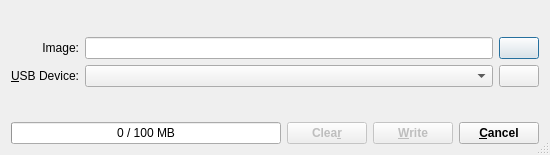
<?xml version="1.0" encoding="UTF-8"?>
<ui version="4.0">
 <class>MainDialog</class>
 <widget class="QDialog" name="MainDialog">
  <property name="geometry">
   <rect>
    <x>0</x>
    <y>0</y>
    <width>550</width>
    <height>155</height>
   </rect>
  </property>
  <property name="sizePolicy">
   <sizepolicy hsizetype="Preferred" vsizetype="Preferred">
    <horstretch>0</horstretch>
    <verstretch>0</verstretch>
   </sizepolicy>
  </property>
  <property name="minimumSize">
   <size>
    <width>0</width>
    <height>0</height>
   </size>
  </property>
  <property name="maximumSize">
   <size>
    <width>16777215</width>
    <height>16777215</height>
   </size>
  </property>
  <property name="acceptDrops">
   <bool>true</bool>
  </property>
  <property name="windowTitle">
   <string notr="true">ROSA Image Writer</string>
  </property>
  <property name="windowIcon">
   <iconset resource="RosaImageWriter.qrc">
    <normaloff>:/res/icon-rosa.svg</normaloff>:/res/icon-rosa.svg</iconset>
  </property>
  <property name="sizeGripEnabled">
   <bool>true</bool>
  </property>
  <layout class="QVBoxLayout" name="mainVerticalLayout">
   <property name="sizeConstraint">
    <enum>QLayout::SetDefaultConstraint</enum>
   </property>
   <item>
    <layout class="QHBoxLayout" name="titleHorizontalLayout">
     <property name="sizeConstraint">
      <enum>QLayout::SetDefaultConstraint</enum>
     </property>
     <item>
      <widget class="QLabel" name="logo">
       <property name="sizePolicy">
        <sizepolicy hsizetype="Preferred" vsizetype="Fixed">
         <horstretch>0</horstretch>
         <verstretch>0</verstretch>
        </sizepolicy>
       </property>
       <property name="text">
        <string/>
       </property>
       <property name="pixmap">
        <pixmap resource="RosaImageWriter.qrc">:/res/logo-rosa.png</pixmap>
       </property>
       <property name="margin">
        <number>0</number>
       </property>
      </widget>
     </item>
     <item>
      <spacer name="horizontalSpacer">
       <property name="orientation">
        <enum>Qt::Horizontal</enum>
       </property>
       <property name="sizeHint" stdset="0">
        <size>
         <width>40</width>
         <height>20</height>
        </size>
       </property>
      </spacer>
     </item>
    </layout>
   </item>
   <item>
    <layout class="QGridLayout" name="controlsGridLayout">
     <item row="0" column="1">
      <widget class="QLineEdit" name="imageEdit">
       <property name="acceptDrops">
        <bool>false</bool>
       </property>
       <property name="dragEnabled">
        <bool>true</bool>
       </property>
       <property name="readOnly">
        <bool>true</bool>
       </property>
      </widget>
     </item>
     <item row="1" column="0">
      <widget class="QLabel" name="deviceLabel">
       <property name="text">
        <string>&amp;USB Device:</string>
       </property>
       <property name="alignment">
        <set>Qt::AlignRight|Qt::AlignTrailing|Qt::AlignVCenter</set>
       </property>
       <property name="buddy">
        <cstring>deviceList</cstring>
       </property>
      </widget>
     </item>
     <item row="0" column="0">
      <widget class="QLabel" name="imageLabel">
       <property name="sizePolicy">
        <sizepolicy hsizetype="Preferred" vsizetype="Fixed">
         <horstretch>0</horstretch>
         <verstretch>0</verstretch>
        </sizepolicy>
       </property>
       <property name="text">
        <string>Image:</string>
       </property>
       <property name="alignment">
        <set>Qt::AlignRight|Qt::AlignTrailing|Qt::AlignVCenter</set>
       </property>
      </widget>
     </item>
     <item row="1" column="1">
      <widget class="QComboBox" name="deviceList">
       <property name="duplicatesEnabled">
        <bool>true</bool>
       </property>
      </widget>
     </item>
     <item row="0" column="2">
      <widget class="QPushButton" name="imageSelectButton">
       <property name="toolTip">
        <string>Open image file</string>
       </property>
       <property name="text">
        <string/>
       </property>
       <property name="icon">
        <iconset resource="RosaImageWriter.qrc">
         <normaloff>:/res/icon-open.ico</normaloff>:/res/icon-open.ico</iconset>
       </property>
      </widget>
     </item>
     <item row="1" column="2">
      <widget class="QPushButton" name="deviceRefreshButton">
       <property name="toolTip">
        <string>Refresh the list</string>
       </property>
       <property name="text">
        <string/>
       </property>
       <property name="icon">
        <iconset resource="RosaImageWriter.qrc">
         <normaloff>:/res/icon-refresh.ico</normaloff>:/res/icon-refresh.ico</iconset>
       </property>
      </widget>
     </item>
    </layout>
   </item>
   <item>
    <spacer name="verticalSpacer">
     <property name="orientation">
      <enum>Qt::Vertical</enum>
     </property>
     <property name="sizeType">
      <enum>QSizePolicy::Expanding</enum>
     </property>
     <property name="sizeHint" stdset="0">
      <size>
       <width>20</width>
       <height>1</height>
      </size>
     </property>
    </spacer>
   </item>
   <item>
    <layout class="QHBoxLayout" name="horizontalLayout">
     <item>
      <widget class="QProgressBar" name="progressBar">
       <property name="value">
        <number>0</number>
       </property>
       <property name="format">
        <string>%v / %m MB</string>
       </property>
      </widget>
     </item>
     <item>
      <spacer name="progressBarSpacer">
       <property name="orientation">
        <enum>Qt::Horizontal</enum>
       </property>
       <property name="sizeType">
        <enum>QSizePolicy::Minimum</enum>
       </property>
       <property name="sizeHint" stdset="0">
        <size>
         <width>0</width>
         <height>10</height>
        </size>
       </property>
      </spacer>
     </item>
     <item>
      <widget class="QPushButton" name="clearButton">
       <property name="enabled">
        <bool>false</bool>
       </property>
       <property name="sizePolicy">
        <sizepolicy hsizetype="Fixed" vsizetype="Fixed">
         <horstretch>0</horstretch>
         <verstretch>0</verstretch>
        </sizepolicy>
       </property>
       <property name="font">
        <font>
         <weight>75</weight>
         <bold>true</bold>
        </font>
       </property>
       <property name="toolTip">
        <string>Delete partitions and make all space available for storing data</string>
       </property>
       <property name="text">
        <string>Clea&amp;r</string>
       </property>
      </widget>
     </item>
     <item>
      <widget class="QPushButton" name="writeButton">
       <property name="enabled">
        <bool>false</bool>
       </property>
       <property name="sizePolicy">
        <sizepolicy hsizetype="Fixed" vsizetype="Fixed">
         <horstretch>0</horstretch>
         <verstretch>0</verstretch>
        </sizepolicy>
       </property>
       <property name="font">
        <font>
         <weight>75</weight>
         <bold>true</bold>
        </font>
       </property>
       <property name="text">
        <string>&amp;Write</string>
       </property>
      </widget>
     </item>
     <item>
      <widget class="QPushButton" name="cancelButton">
       <property name="sizePolicy">
        <sizepolicy hsizetype="Fixed" vsizetype="Fixed">
         <horstretch>0</horstretch>
         <verstretch>0</verstretch>
        </sizepolicy>
       </property>
       <property name="font">
        <font>
         <weight>75</weight>
         <bold>true</bold>
        </font>
       </property>
       <property name="text">
        <string>&amp;Cancel</string>
       </property>
      </widget>
     </item>
    </layout>
   </item>
  </layout>
 </widget>
 <layoutdefault spacing="6" margin="11"/>
 <tabstops>
  <tabstop>imageEdit</tabstop>
  <tabstop>imageSelectButton</tabstop>
  <tabstop>deviceList</tabstop>
 </tabstops>
 <resources>
  <include location="RosaImageWriter.qrc"/>
 </resources>
 <connections>
  <connection>
   <sender>imageSelectButton</sender>
   <signal>clicked()</signal>
   <receiver>MainDialog</receiver>
   <slot>openImageFile()</slot>
   <hints>
    <hint type="sourcelabel">
     <x>700</x>
     <y>76</y>
    </hint>
    <hint type="destinationlabel">
     <x>467</x>
     <y>7</y>
    </hint>
   </hints>
  </connection>
  <connection>
   <sender>writeButton</sender>
   <signal>clicked()</signal>
   <receiver>MainDialog</receiver>
   <slot>writeImageToDevice()</slot>
   <hints>
    <hint type="sourcelabel">
     <x>619</x>
     <y>137</y>
    </hint>
    <hint type="destinationlabel">
     <x>507</x>
     <y>13</y>
    </hint>
   </hints>
  </connection>
  <connection>
   <sender>deviceRefreshButton</sender>
   <signal>clicked()</signal>
   <receiver>MainDialog</receiver>
   <slot>scheduleEnumFlashDevices()</slot>
   <hints>
    <hint type="sourcelabel">
     <x>685</x>
     <y>92</y>
    </hint>
    <hint type="destinationlabel">
     <x>542</x>
     <y>18</y>
    </hint>
   </hints>
  </connection>
  <connection>
   <sender>clearButton</sender>
   <signal>clicked()</signal>
   <receiver>MainDialog</receiver>
   <slot>clearDevice()</slot>
   <hints>
    <hint type="sourcelabel">
     <x>321</x>
     <y>133</y>
    </hint>
    <hint type="destinationlabel">
     <x>274</x>
     <y>77</y>
    </hint>
   </hints>
  </connection>
 </connections>
 <slots>
  <slot>openImageFile()</slot>
  <slot>writeImageToDevice()</slot>
  <slot>scheduleEnumFlashDevices()</slot>
  <slot>clearDevice()</slot>
 </slots>
</ui>
